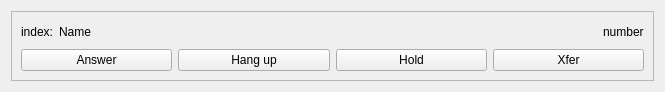
<?xml version="1.0" encoding="UTF-8"?>
<ui version="4.0">
 <class>incoming</class>
 <widget class="QWidget" name="incoming">
  <property name="geometry">
   <rect>
    <x>0</x>
    <y>0</y>
    <width>665</width>
    <height>92</height>
   </rect>
  </property>
  <property name="windowTitle">
   <string>Form</string>
  </property>
  <layout class="QVBoxLayout" name="verticalLayout">
   <item>
    <widget class="QFrame" name="frame">
     <property name="frameShape">
      <enum>QFrame::StyledPanel</enum>
     </property>
     <property name="frameShadow">
      <enum>QFrame::Raised</enum>
     </property>
     <layout class="QVBoxLayout" name="verticalLayout_2">
      <item>
       <layout class="QHBoxLayout" name="horizontalLayout" stretch="0,1,0">
        <item>
         <widget class="QLabel" name="lbl_index">
          <property name="text">
           <string>index:</string>
          </property>
         </widget>
        </item>
        <item>
         <widget class="QLabel" name="label">
          <property name="text">
           <string>Name</string>
          </property>
         </widget>
        </item>
        <item>
         <widget class="QLabel" name="lbl_name">
          <property name="text">
           <string>number</string>
          </property>
         </widget>
        </item>
       </layout>
      </item>
      <item>
       <layout class="QHBoxLayout" name="horizontalLayout_2">
        <item>
         <widget class="QPushButton" name="btn_answer">
          <property name="text">
           <string>Answer</string>
          </property>
         </widget>
        </item>
        <item>
         <widget class="QPushButton" name="btn_hangup">
          <property name="text">
           <string>Hang up</string>
          </property>
         </widget>
        </item>
        <item>
         <widget class="QPushButton" name="btn_hold">
          <property name="text">
           <string>Hold</string>
          </property>
         </widget>
        </item>
        <item>
         <widget class="QPushButton" name="btn_xfer">
          <property name="text">
           <string>Xfer</string>
          </property>
         </widget>
        </item>
       </layout>
      </item>
     </layout>
    </widget>
   </item>
  </layout>
 </widget>
 <resources/>
 <connections/>
</ui>
